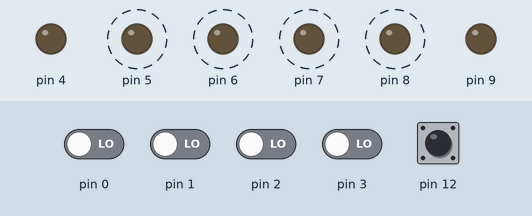
This sketch was run on a simulated Arduino Uno, built with avr-gcc and run on an emulated ATmega328P. Parts: output pins drawn as LEDs (lit = HIGH). Dashed ring = blinking. The inputs (shaded band) are chosen by the test bench; at power-on: pin 12 HIGH, pin 0–3 LOW.

Above: at 1.7 s.
1.8 s: pin 12 pulled LOW for 0.55 s
At 2.8 s:
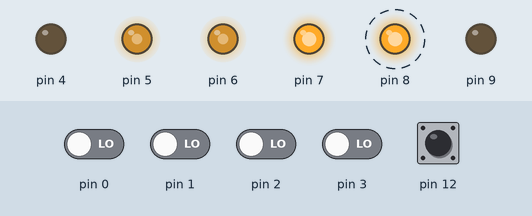
5.3 s: pin 3 driven HIGH and pin 12 driven LOW
At 6.4 s:
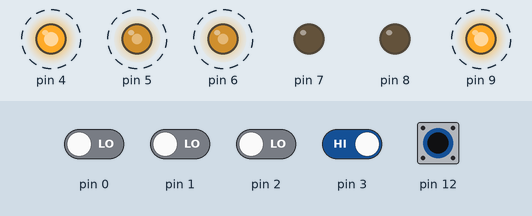
9.2 s: pin 3 driven LOW
At 10.3 s:
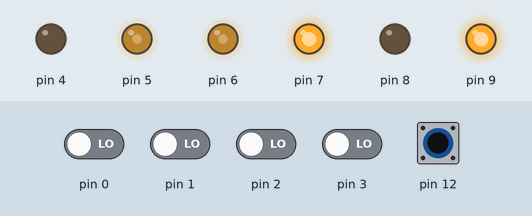
11.0 s: pin 3 driven HIGH
At 11.45 s:
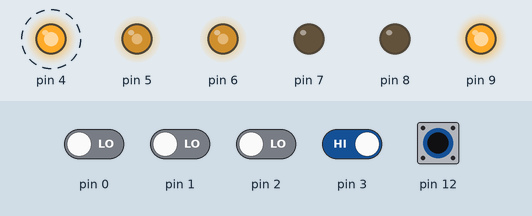
14.6 s: pin 12 driven HIGH
At 15.05 s:
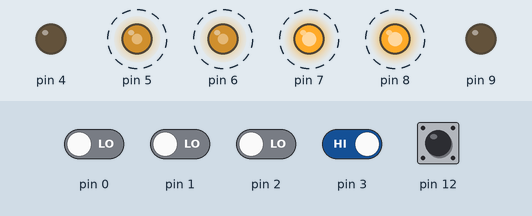
Timing chart, 0 to 19.2 s (numbered marks = the images above; inputs shaded):
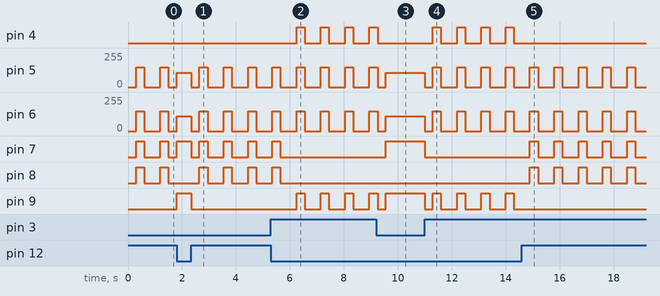

Measured:
- after the input at 1.8 s, pin 9: LOW → HIGH at once, → LOW 0.55 s later
- after the input at 5.3 s, pin 4, pin 9: alternates HIGH for 0.30 s and LOW for 0.60 s, starting after 0.95 s; pin 7, pin 8: goes on until 5.7 s, then stays LOW
- after the input at 9.2 s, pin 4: goes on until 9.3 s, then stays LOW; pin 7: LOW → HIGH after 0.35 s
- after the input at 11.0 s, pin 4: alternates HIGH for 0.30 s and LOW for 0.60 s, starting after 0.30 s; pin 5: 108/255 → 0/255 at once, then repeats every 0.90 s: 150/255 0.30 s, 0/255 0.60 s
- after the input at 14.6 s, pin 4, pin 9: stops changing and stays LOW; pin 7, pin 8: alternates HIGH for 0.30 s and LOW for 0.60 s, starting after 0.30 s
- by itself, pin 5, pin 6: alternates 150/255 for 0.30 s and 0/255 for 0.60 s
- by itself, pin 8: alternates HIGH for 0.30 s and LOW for 0.60 s

The sketch:

Wall_Follower_C.ino
```cpp
#include <avr/io.h>
#include <util/delay.h>

// --- SETTINGS ---
#define FORWARD_SPEED 110
#define RIGHT_TRIM    108
#define TURN_SPEED    150
#define TURN_90_MS    300

void init_system() {
    // Set Pins 4, 5, 6, 7 (PORTD) and 8, 9 (PORTB) as Output
    DDRD |= (1 << DDD4) | (1 << DDD5) | (1 << DDD6) | (1 << DDD7);
    DDRB |= (1 << DDB0) | (1 << DDB1);

    // --- UPDATED INPUTS ---
    DDRD &= ~((1 << DDD2) | (1 << DDD3)); // Pins 2 & 3 as Input
    DDRB &= ~(1 << DDB4);                 // Pin 12 as Input
    PORTB |= (1 << PORTB4);

    // Timer 0 Fast PWM Configuration
    TCCR0A = (1 << COM0A1) | (1 << COM0B1) | (1 << WGM01) | (1 << WGM00);
    TCCR0B = (1 << CS01) | (1 << CS00);
}

void set_motors(uint8_t left_spd, uint8_t right_spd) {
    OCR0A = left_spd; // Pin 6
    OCR0B = right_spd; // Pin 5
}

void stop_car() {
    set_motors(0, 0);
    PORTB &= ~((1 << PORTB0) | (1 << PORTB1));
    PORTD &= ~((1 << PORTD4) | (1 << PORTD7));
}

void forward() {
    // Left Forward: IN1 High, IN2 Low
    PORTB |= (1 << PORTB1); PORTB &= ~(1 << PORTB0);
    // Right Forward: IN3 High, IN4 Low
    PORTD |= (1 << PORTD7); PORTD &= ~(1 << PORTD4);
    set_motors(FORWARD_SPEED, RIGHT_TRIM);
}

void turn_left_90() {
    // Left BACK: IN1 Low, IN2 High
    PORTB &= ~(1 << PORTB1); PORTB |= (1 << PORTB0);
    // Right FORWARD: IN3 High, IN4 Low
    PORTD |= (1 << PORTD7); PORTD &= ~(1 << PORTD4);

    set_motors(TURN_SPEED, TURN_SPEED);
    _delay_ms(TURN_90_MS);
    stop_car();
}

void turn_right_90() {
    // Left FORWARD: IN1 High, IN2 Low
    PORTB |= (1 << PORTB1); PORTB &= ~(1 << PORTB0);
    // Right BACK: IN3 Low, IN4 High
    PORTD &= ~(1 << PORTD7); PORTD |= (1 << PORTD4);

    set_motors(TURN_SPEED, TURN_SPEED);
    _delay_ms(TURN_90_MS);
    stop_car();
}

int main(void) {
    init_system();

    while (1) {
        uint8_t center_detected = !(PIND & (1 << PIND2));
        uint8_t right_detected  = !(PIND & (1 << PIND3));
        uint8_t left_detected = !(PINB & (1 << PINB4));

        // 1. DEAD END (Only Center) -> Escape Left
        if (center_detected && !left_detected && !right_detected) {
            stop_car();
            _delay_ms(300);
            turn_left_90();
            _delay_ms(300);
        }

        else if (!center_detected && left_detected && !right_detected) {
            stop_car();
            _delay_ms(300);
            turn_right_90();
            _delay_ms(300);
        }

        else if (!center_detected && !left_detected && right_detected) {
            stop_car();
            _delay_ms(300);
            turn_left_90();
            _delay_ms(300);
        }

        else if (center_detected && left_detected && !right_detected) {
            stop_car();
            _delay_ms(300);
            turn_right_90();
            _delay_ms(300);
        }

        else if (center_detected && !left_detected && right_detected) {
            stop_car();
            _delay_ms(300);
            turn_left_90();
            _delay_ms(300);
        }


        else {
            forward();
        }
    }
}
```
